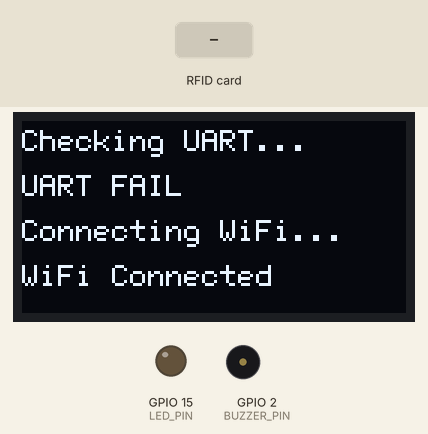
Simulated run of this sketch. Board: ESP32. On the bench: 128×64 one-colour display, output pins drawn as LEDs (lit = HIGH), buzzer (waves = sounding, pin HIGH). The test bench sets the inputs (shaded band). WiFi joins after 1.5 s; servers stay silent unless stated; uploads are accepted with an empty reply; what the sketch prints to the serial monitor is not drawn.

Above: at 6.2 s.
At 8.9 s:
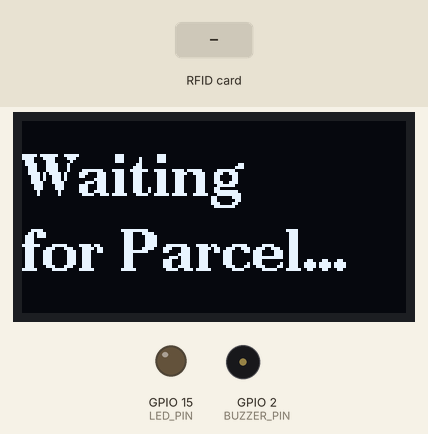
9.0 s: RFID card 23 45 67 87 held to the reader
At 10.4 s:
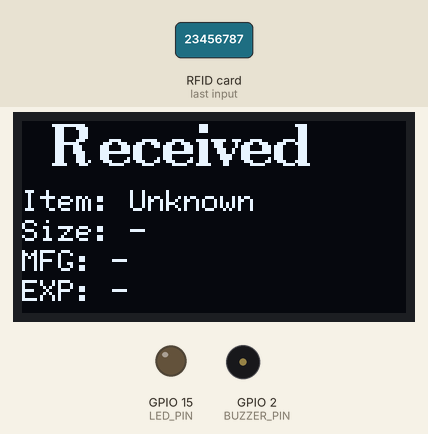
11.3 s: RFID card 73 F7 85 E2 held to the reader
At 16.1 s:
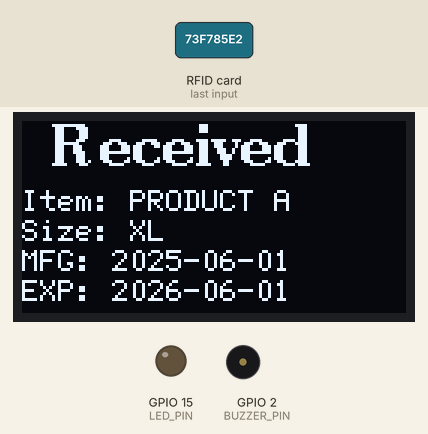
16.4 s: RFID card 93 34 97 E2 held to the reader
At 20.9 s:
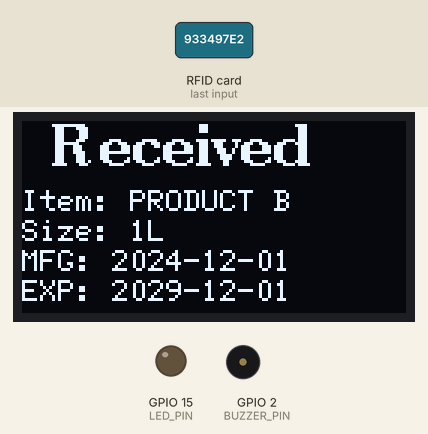
Timing chart, 0 to 22.4 s (numbered marks = the images above; inputs shaded):
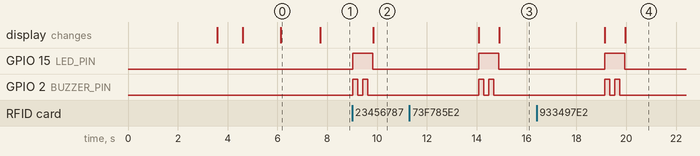

The sketch:

RFID_inv.ino
```cpp
#include <WiFi.h>
#include <SPI.h>
#include <MFRC522.h>
#include <Wire.h>
#include <U8g2lib.h>
#include <HTTPClient.h>
#include <map>

// --- Pin Definitions ---
#define SDA_PIN 21
#define SCL_PIN 22
#define SS_PIN 5
#define RST_PIN 4
#define BUZZER_PIN 2
#define LED_PIN 15
#define SCK_PIN 18
#define MOSI_PIN 23
#define MISO_PIN 19
#define RXD2 16
#define TXD2 17

// --- WiFi Credentials ---
const char* ssid = "RedmiPrime";
const char* password = "23456787";
const char* serverURL = "http://192.168.43.31/rfid_logger.php";

// --- OLED Setup (SH1106 I2C, 128x64, 180° Rotation) ---
U8G2_SH1106_128X64_NONAME_F_HW_I2C u8g2(U8G2_R2, U8X8_PIN_NONE);

// --- RFID Setup ---
MFRC522 mfrc522_1(SS_PIN, RST_PIN);

// --- Item Data ---
struct Item {
  String name;
  String size;
  String mfgDate;
  String expDate;
};
std::map<String, Item> itemDatabase;

void setupItemDatabase() {
  itemDatabase["73F785E2"] = {"PRODUCT A", "XL", "2025-06-01", "2026-06-01"};
  itemDatabase["933497E2"] = {"PRODUCT B", "1L", "2024-12-01", "2029-12-01"};
  itemDatabase["40E7BA14"] = {"PRODUCT C", "42", "2025-01-15", "2027-01-15"};
  itemDatabase["93FF89E2"] = {"PRODUCT D", "Free", "2025-03-10", "2026-03-10"};
}

void showIdleScreen() {
  u8g2.clearBuffer();
  u8g2.setFont(u8g2_font_ncenB14_tr);
  u8g2.drawStr(0, 25, "Waiting");
  u8g2.drawStr(0, 50, "for Parcel...");
  u8g2.sendBuffer();
}

void showMessage(String line1, String line2) {
  u8g2.clearBuffer();
  u8g2.setFont(u8g2_font_6x12_tr);
  u8g2.drawStr(0, 15, line1.c_str());
  u8g2.drawStr(0, 35, line2.c_str());
  u8g2.sendBuffer();
}

void handleScannedUID(String uid, String statusLabel) {
  Item item;
  if (itemDatabase.count(uid)) {
    item = itemDatabase[uid];
  } else {
    item = {"Unknown", "-", "-", "-"};
  }

  digitalWrite(LED_PIN, HIGH);
  for (int i = 0; i < 2; i++) {
    digitalWrite(BUZZER_PIN, HIGH);
    delay(200);
    digitalWrite(BUZZER_PIN, LOW);
    delay(200);
  }
  digitalWrite(LED_PIN, LOW);

  u8g2.clearBuffer();
  u8g2.setFont(u8g2_font_ncenB14_tr);
  u8g2.drawStr(10, 15, statusLabel.c_str());

  u8g2.setFont(u8g2_font_6x12_tr);
  u8g2.drawStr(0, 30, ("Item: " + item.name).c_str());
  u8g2.drawStr(0, 40, ("Size: " + item.size).c_str());
  u8g2.drawStr(0, 50, ("MFG: " + item.mfgDate).c_str());
  u8g2.drawStr(0, 60, ("EXP: " + item.expDate).c_str());
  u8g2.sendBuffer();

  // Send to PHP
  if (WiFi.status() == WL_CONNECTED) {
    HTTPClient http;
    http.begin(serverURL);
    http.addHeader("Content-Type", "application/json");

    String payload = "{";
    payload += "\"rfid\":\"" + uid + "\",";
    payload += "\"status\":\"" + statusLabel + "\",";
    payload += "\"item\":\"" + item.name + "\",";
    payload += "\"size\":\"" + item.size + "\",";
    payload += "\"mfg\":\"" + item.mfgDate + "\",";
    payload += "\"exp\":\"" + item.expDate + "\"";
    payload += "}";

    http.POST(payload);
    http.end();
  }

  delay(4000);
  showIdleScreen();
}

void checkReader(MFRC522 &reader, String statusLabel) {
  if (!reader.PICC_IsNewCardPresent() || !reader.PICC_ReadCardSerial()) return;

  String uid = "";
  for (byte i = 0; i < reader.uid.size; i++) {
    if (reader.uid.uidByte[i] < 0x10) uid += "0";
    uid += String(reader.uid.uidByte[i], HEX);
  }
  uid.toUpperCase();

  handleScannedUID(uid, statusLabel);
  reader.PICC_HaltA();
  reader.PCD_StopCrypto1();
}

void setup() {
  Serial.begin(115200);
  Serial2.begin(9600, SERIAL_8N1, RXD2, TXD2);

  pinMode(BUZZER_PIN, OUTPUT);
  pinMode(LED_PIN, OUTPUT);
  digitalWrite(BUZZER_PIN, LOW);
  digitalWrite(LED_PIN, LOW);

  Wire.begin(SDA_PIN, SCL_PIN);
  u8g2.begin();

  // Test UART
  u8g2.clearBuffer();
  u8g2.setFont(u8g2_font_6x12_tr);
  u8g2.drawStr(0, 10, "Checking UART...");
  u8g2.sendBuffer();
  delay(500);

  bool uartConnected = false;
  long startTime = millis();
  while (millis() - startTime < 3000) {
    if (Serial2.available()) {
      String line = Serial2.readStringUntil('\n');
      if (line.indexOf("DISPATCH READY") >= 0) {
        uartConnected = true;
        break;
      }
    }
  }
  u8g2.drawStr(0, 25, uartConnected ? "UART OK" : "UART FAIL");
  u8g2.sendBuffer();
  delay(1000);

  // WiFi
  u8g2.drawStr(0, 40, "Connecting WiFi...");
  u8g2.sendBuffer();
  WiFi.begin(ssid, password);
  while (WiFi.status() != WL_CONNECTED) {
    delay(500);
    Serial.print(".");
  }
  u8g2.drawStr(0, 55, "WiFi Connected");
  u8g2.sendBuffer();
  delay(1500);

  SPI.begin(SCK_PIN, MISO_PIN, MOSI_PIN, SS_PIN);
  mfrc522_1.PCD_Init();
  setupItemDatabase();
  showIdleScreen();
}

void loop() {
  checkReader(mfrc522_1, "Received");

  if (Serial2.available()) {
    String input = Serial2.readStringUntil('\n');
    input.trim();
    if (input.startsWith("DISPATCHED:")) {
      String uid = input.substring(11);
      uid.toUpperCase();
      handleScannedUID(uid, "Dispatched");
    }
  }
}
```

Measured:
- after the input at 9.0 s, GPIO 15 (LED_PIN): LOW → HIGH at once, → LOW 0.80 s later; GPIO 2 (BUZZER_PIN): alternates HIGH for 0.20 s and LOW for 0.20 s, 4 changes in all, then stays LOW, starting at once; the display: changes after 0.85 s (image 2)
- after the input at 11.3 s, GPIO 15 (LED_PIN): LOW → HIGH after 2.8 s, → LOW 0.80 s later; GPIO 2 (BUZZER_PIN): alternates HIGH for 0.20 s and LOW for 0.20 s, 4 changes in all, then stays LOW, starting after 2.8 s; the display: first differs from a run without the input after 3.6 s (image 3)
- after the input at 16.4 s, GPIO 15 (LED_PIN): LOW → HIGH after 2.7 s, → LOW 0.80 s later; GPIO 2 (BUZZER_PIN): alternates HIGH for 0.20 s and LOW for 0.20 s, 4 changes in all, then stays LOW, starting after 2.7 s; the display: first differs from a run without the input after 3.6 s (image 4)
- what the display in image 0 shows lasts 1.6 s, from 6.1 s to 7.7 s
